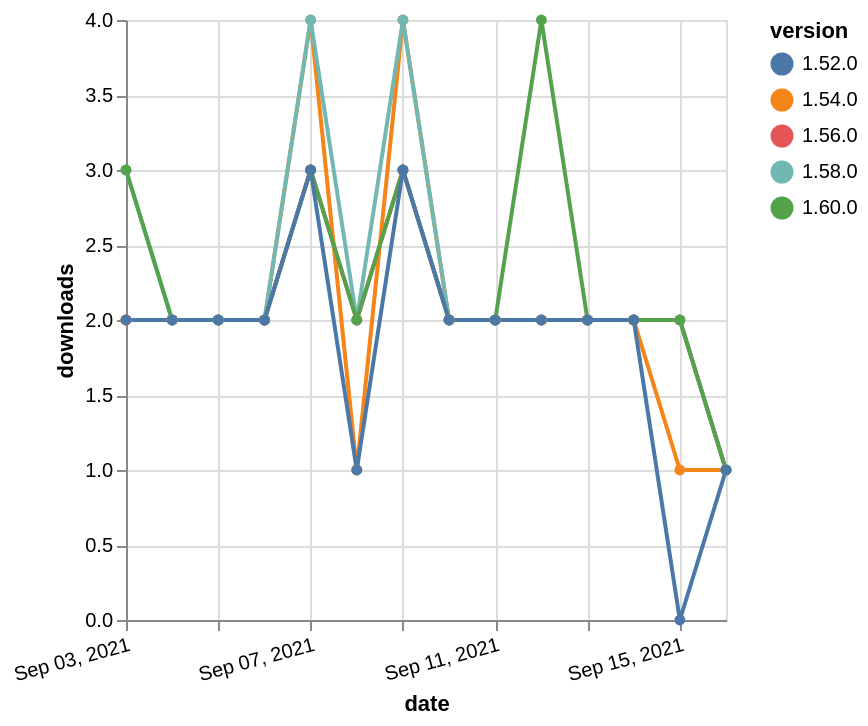

Here is the Vega-Lite specification saved for this chart:
### Vega-Lite specification from a JSON file in a GitHub repository (floating-point values rounded to 4 significant figures)
{"$schema": "https://vega.github.io/schema/vega-lite/v5.json", "description": "A simple bar chart with embedded data.", "data": {"values": [{"date": "2021-09-03", "total": 2099, "delta": 2, "version": "1.56.0"}, {"date": "2021-09-04", "total": 2101, "delta": 2, "version": "1.56.0"}, {"date": "2021-09-05", "total": 2103, "delta": 2, "version": "1.56.0"}, {"date": "2021-09-06", "total": 2105, "delta": 2, "version": "1.56.0"}, {"date": "2021-09-07", "total": 2108, "delta": 3, "version": "1.56.0"}, {"date": "2021-09-08", "total": 2110, "delta": 2, "version": "1.56.0"}, {"date": "2021-09-09", "total": 2113, "delta": 3, "version": "1.56.0"}, {"date": "2021-09-10", "total": 2115, "delta": 2, "version": "1.56.0"}, {"date": "2021-09-11", "total": 2117, "delta": 2, "version": "1.56.0"}, {"date": "2021-09-12", "total": 2119, "delta": 2, "version": "1.56.0"}, {"date": "2021-09-13", "total": 2121, "delta": 2, "version": "1.56.0"}, {"date": "2021-09-14", "total": 2123, "delta": 2, "version": "1.56.0"}, {"date": "2021-09-15", "total": 2125, "delta": 2, "version": "1.56.0"}, {"date": "2021-09-16", "total": 2126, "delta": 1, "version": "1.56.0"}, {"date": "2021-09-03", "total": 2563, "delta": 2, "version": "1.54.0"}, {"date": "2021-09-04", "total": 2565, "delta": 2, "version": "1.54.0"}, {"date": "2021-09-05", "total": 2567, "delta": 2, "version": "1.54.0"}, {"date": "2021-09-06", "total": 2569, "delta": 2, "version": "1.54.0"}, {"date": "2021-09-07", "total": 2573, "delta": 4, "version": "1.54.0"}, {"date": "2021-09-08", "total": 2574, "delta": 1, "version": "1.54.0"}, {"date": "2021-09-09", "total": 2578, "delta": 4, "version": "1.54.0"}, {"date": "2021-09-10", "total": 2580, "delta": 2, "version": "1.54.0"}, {"date": "2021-09-11", "total": 2582, "delta": 2, "version": "1.54.0"}, {"date": "2021-09-12", "total": 2584, "delta": 2, "version": "1.54.0"}, {"date": "2021-09-13", "total": 2586, "delta": 2, "version": "1.54.0"}, {"date": "2021-09-14", "total": 2588, "delta": 2, "version": "1.54.0"}, {"date": "2021-09-15", "total": 2589, "delta": 1, "version": "1.54.0"}, {"date": "2021-09-16", "total": 2590, "delta": 1, "version": "1.54.0"}, {"date": "2021-09-03", "total": 2050, "delta": 3, "version": "1.58.0"}, {"date": "2021-09-04", "total": 2052, "delta": 2, "version": "1.58.0"}, {"date": "2021-09-05", "total": 2054, "delta": 2, "version": "1.58.0"}, {"date": "2021-09-06", "total": 2056, "delta": 2, "version": "1.58.0"}, {"date": "2021-09-07", "total": 2060, "delta": 4, "version": "1.58.0"}, {"date": "2021-09-08", "total": 2062, "delta": 2, "version": "1.58.0"}, {"date": "2021-09-09", "total": 2066, "delta": 4, "version": "1.58.0"}, {"date": "2021-09-10", "total": 2068, "delta": 2, "version": "1.58.0"}, {"date": "2021-09-11", "total": 2070, "delta": 2, "version": "1.58.0"}, {"date": "2021-09-12", "total": 2072, "delta": 2, "version": "1.58.0"}, {"date": "2021-09-13", "total": 2074, "delta": 2, "version": "1.58.0"}, {"date": "2021-09-14", "total": 2076, "delta": 2, "version": "1.58.0"}, {"date": "2021-09-15", "total": 2078, "delta": 2, "version": "1.58.0"}, {"date": "2021-09-16", "total": 2079, "delta": 1, "version": "1.58.0"}, {"date": "2021-09-03", "total": 1492, "delta": 3, "version": "1.60.0"}, {"date": "2021-09-04", "total": 1494, "delta": 2, "version": "1.60.0"}, {"date": "2021-09-05", "total": 1496, "delta": 2, "version": "1.60.0"}, {"date": "2021-09-06", "total": 1498, "delta": 2, "version": "1.60.0"}, {"date": "2021-09-07", "total": 1501, "delta": 3, "version": "1.60.0"}, {"date": "2021-09-08", "total": 1503, "delta": 2, "version": "1.60.0"}, {"date": "2021-09-09", "total": 1506, "delta": 3, "version": "1.60.0"}, {"date": "2021-09-10", "total": 1508, "delta": 2, "version": "1.60.0"}, {"date": "2021-09-11", "total": 1510, "delta": 2, "version": "1.60.0"}, {"date": "2021-09-12", "total": 1514, "delta": 4, "version": "1.60.0"}, {"date": "2021-09-13", "total": 1516, "delta": 2, "version": "1.60.0"}, {"date": "2021-09-14", "total": 1518, "delta": 2, "version": "1.60.0"}, {"date": "2021-09-15", "total": 1520, "delta": 2, "version": "1.60.0"}, {"date": "2021-09-16", "total": 1521, "delta": 1, "version": "1.60.0"}, {"date": "2021-09-03", "total": 2371, "delta": 2, "version": "1.52.0"}, {"date": "2021-09-04", "total": 2373, "delta": 2, "version": "1.52.0"}, {"date": "2021-09-05", "total": 2375, "delta": 2, "version": "1.52.0"}, {"date": "2021-09-06", "total": 2377, "delta": 2, "version": "1.52.0"}, {"date": "2021-09-07", "total": 2380, "delta": 3, "version": "1.52.0"}, {"date": "2021-09-08", "total": 2381, "delta": 1, "version": "1.52.0"}, {"date": "2021-09-09", "total": 2384, "delta": 3, "version": "1.52.0"}, {"date": "2021-09-10", "total": 2386, "delta": 2, "version": "1.52.0"}, {"date": "2021-09-11", "total": 2388, "delta": 2, "version": "1.52.0"}, {"date": "2021-09-12", "total": 2390, "delta": 2, "version": "1.52.0"}, {"date": "2021-09-13", "total": 2392, "delta": 2, "version": "1.52.0"}, {"date": "2021-09-14", "total": 2394, "delta": 2, "version": "1.52.0"}, {"date": "2021-09-15", "total": 2394, "delta": 0, "version": "1.52.0"}, {"date": "2021-09-16", "total": 2395, "delta": 1, "version": "1.52.0"}]}, "width": "container", "mark": {"type": "line", "point": {"filled": true}}, "encoding": {"x": {"field": "date", "type": "temporal", "timeUnit": "yearmonthdate", "title": "date", "axis": {"labelAngle": -15}}, "y": {"field": "delta", "type": "quantitative", "title": "downloads"}, "color": {"field": "version", "type": "nominal"}, "tooltip": {"field": "delta"}}}
